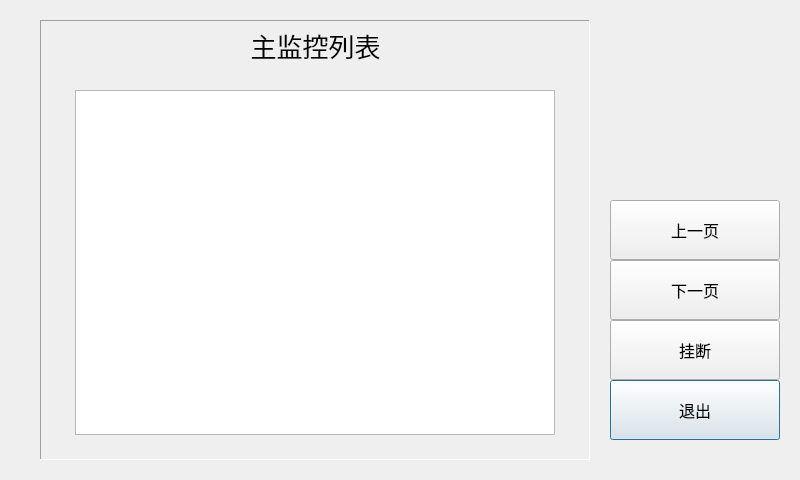
<?xml version="1.0" encoding="UTF-8"?>
<ui version="4.0">
 <class>MstDialog</class>
 <widget class="QDialog" name="MstDialog">
  <property name="geometry">
   <rect>
    <x>0</x>
    <y>0</y>
    <width>800</width>
    <height>480</height>
   </rect>
  </property>
  <property name="windowTitle">
   <string>Dialog</string>
  </property>
  <widget class="QFrame" name="framePanel">
   <property name="geometry">
    <rect>
     <x>40</x>
     <y>20</y>
     <width>550</width>
     <height>440</height>
    </rect>
   </property>
   <property name="frameShape">
    <enum>QFrame::Panel</enum>
   </property>
   <property name="frameShadow">
    <enum>QFrame::Sunken</enum>
   </property>
  </widget>
  <widget class="QLabel" name="label_2">
   <property name="geometry">
    <rect>
     <x>60</x>
     <y>20</y>
     <width>511</width>
     <height>51</height>
    </rect>
   </property>
   <property name="font">
    <font>
     <family>,white</family>
     <pointsize>-1</pointsize>
     <weight>50</weight>
     <italic>false</italic>
     <bold>false</bold>
    </font>
   </property>
   <property name="styleSheet">
    <string notr="true">font: 26px, white;
border: 0px;</string>
   </property>
   <property name="text">
    <string>主监控列表</string>
   </property>
   <property name="alignment">
    <set>Qt::AlignCenter</set>
   </property>
  </widget>
  <widget class="QTableView" name="tableViewMstList">
   <property name="geometry">
    <rect>
     <x>75</x>
     <y>90</y>
     <width>480</width>
     <height>345</height>
    </rect>
   </property>
   <property name="font">
    <font>
     <family>AlArabiya</family>
     <pointsize>12</pointsize>
    </font>
   </property>
   <property name="focusPolicy">
    <enum>Qt::NoFocus</enum>
   </property>
   <property name="verticalScrollBarPolicy">
    <enum>Qt::ScrollBarAlwaysOff</enum>
   </property>
   <property name="horizontalScrollBarPolicy">
    <enum>Qt::ScrollBarAlwaysOff</enum>
   </property>
   <property name="gridStyle">
    <enum>Qt::NoPen</enum>
   </property>
  </widget>
  <widget class="CommonPushButton" name="pushButtonMstReturn">
   <property name="geometry">
    <rect>
     <x>610</x>
     <y>380</y>
     <width>170</width>
     <height>60</height>
    </rect>
   </property>
   <property name="font">
    <font>
     <family>AlArabiya</family>
     <pointsize>12</pointsize>
    </font>
   </property>
   <property name="text">
    <string>退出</string>
   </property>
  </widget>
  <widget class="CommonPushButton" name="pushButtonMstHangUp">
   <property name="geometry">
    <rect>
     <x>610</x>
     <y>320</y>
     <width>170</width>
     <height>60</height>
    </rect>
   </property>
   <property name="font">
    <font>
     <family>AlArabiya</family>
     <pointsize>12</pointsize>
    </font>
   </property>
   <property name="text">
    <string>挂断</string>
   </property>
  </widget>
  <widget class="CommonPushButton" name="pushButtonMstPrev">
   <property name="geometry">
    <rect>
     <x>610</x>
     <y>200</y>
     <width>170</width>
     <height>60</height>
    </rect>
   </property>
   <property name="font">
    <font>
     <family>AlArabiya</family>
     <pointsize>12</pointsize>
    </font>
   </property>
   <property name="text">
    <string>上一页</string>
   </property>
  </widget>
  <widget class="CommonPushButton" name="pushButtonMstNext">
   <property name="geometry">
    <rect>
     <x>610</x>
     <y>260</y>
     <width>170</width>
     <height>60</height>
    </rect>
   </property>
   <property name="font">
    <font>
     <family>AlArabiya</family>
     <pointsize>12</pointsize>
    </font>
   </property>
   <property name="text">
    <string>下一页</string>
   </property>
  </widget>
  <zorder>framePanel</zorder>
  <zorder>label_2</zorder>
  <zorder>pushButtonMstReturn</zorder>
  <zorder>pushButtonMstHangUp</zorder>
  <zorder>pushButtonMstPrev</zorder>
  <zorder>pushButtonMstNext</zorder>
  <zorder>tableViewMstList</zorder>
 </widget>
 <customwidgets>
  <customwidget>
   <class>CommonPushButton</class>
   <extends>QPushButton</extends>
   <header>commonpushbutton.h</header>
  </customwidget>
 </customwidgets>
 <tabstops>
  <tabstop>pushButtonMstPrev</tabstop>
  <tabstop>pushButtonMstNext</tabstop>
  <tabstop>pushButtonMstHangUp</tabstop>
  <tabstop>pushButtonMstReturn</tabstop>
 </tabstops>
 <resources/>
 <connections/>
</ui>
